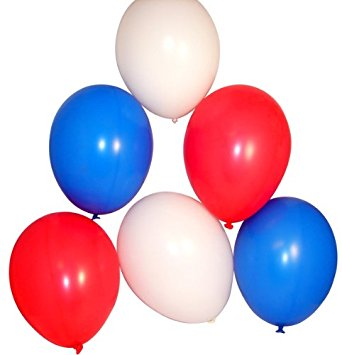
#> input picture Python/test.jpg, 342 x 355 px, given in place of the camera
$ python camera.py   (older library calls are emulated)
#> lines starting #> are read from the running program, lines starting #| are printed output that depends on the picture; after the words box and inside, x2 and y2 are one past the last pixel; in counts of white or black regions, pixels touching at a corner belong together
import numpy as np
import cv2
import matplotlib.pyplot as plt
import serial
import time
import math

ser = serial.Serial()
ser.baudrate = 115200
ser.port = 'COM7'
ser.open()
print(ser)

red_low_1 = np.array([0, 150, 95])
red_high_1 = np.array([10, 255, 255])
red_low_2 = np.array([0, 150, 95])
red_high_2 = np.array([160, 255, 255])
green_low = np.array([40, 20, 200])
green_high = np.array([90, 255, 255])
orange_low = np.array([10, 80, 120])
orange_high = np.array([40, 255, 255])
white_low = np.array([0, 0, 240])
white_high = np.array([179, 10, 255])
blue_low = np.array([50, 170, 100])
blue_high = np.array([130, 255, 255])

nbrBlueBal = 5
nbrWhiteBal = 5

blueThreshold = 550
whiteThreshold = 550
dif = 150
mov = 50
# CAMERA
cap = cv2.VideoCapture(0)

frame_count = 0
frame_of_action = 30

while (1):
    time.sleep(0.05)
    frame_count += 1
    if frame_count == frame_of_action:
        frame_count = 0
    # Capture the scene; detect blue, white and green; detect contours; compute centers;

    _, frame = cap.read()
#> frame is the input picture: shape (355, 342, 3); mean B, G, R 203.1, 181.5, 211.1
    imhsv = cv2.cvtColor(frame, cv2.COLOR_BGR2HSV)
#> imhsv: shape (355, 342, 3); mean H, S, V 66.8, 86.4, 245.2
    imc = frame.copy()

    # blue contours and centroids
    mask1 = cv2.inRange(imhsv, blue_low, blue_high)
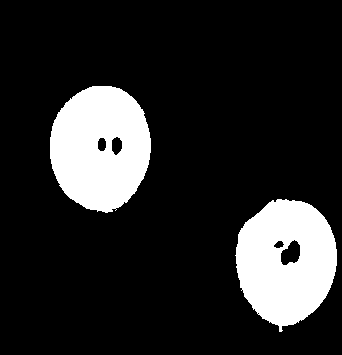
#> mask1: shape (355, 342); 15.9% white; 2 white regions

    image, contours, hierarchy = cv2.findContours(mask1, cv2.RETR_EXTERNAL, cv2.CHAIN_APPROX_SIMPLE)
#> contours = 2 contours; box (x1, y1, x2, y2) and area: (50, 86, 151, 213) 9821, (235, 199, 337, 332) 9784
    contours_blue = sorted(contours, key=cv2.contourArea, reverse=True)
#> contours_blue has the same summary as contours
    contours_blue = [cnt for cnt in contours_blue if cv2.contourArea(cnt) > blueThreshold]
    for cnt in contours_blue:
        imc = cv2.drawContours(imc, [cnt], 0, (255, 0, 0), 3)
#> this loop made 2 passes
#> pass 2, `imc = cv2.drawContours(imc, [cnt], 0, (255, 0, 0), 3)`:
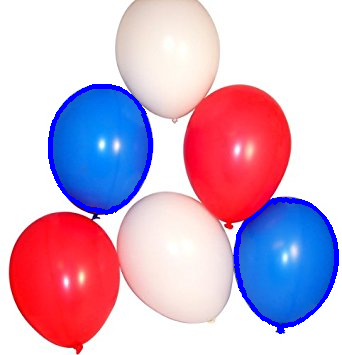
#> imc: shape (355, 342, 3); mean B, G, R 205.3, 179, 209.2
    moments = [cv2.moments(cnt) for cnt in contours_blue]
#> moments = 2 items
    centroids_blue = []
    for m in moments:
        try:
            centroids_blue += [(int(round(m['m10'] / m['m00'])), int(round(m['m01'] / m['m00'])))]
        except:
            pass
#> this loop made 2 passes
#> centroids_blue on passes 1 to 2: [(100, 147)], [(100, 147), (286, 261)]
    for c in centroids_blue:
        cv2.circle(imc, c, 3, (200, 0, 0))
#> this loop made 2 passes
#> c on passes 1 to 2: (100, 147), (286, 261)
#> imc: shape (355, 342, 3); 0.03% of pixels changed, all inside (x1, y1, x2, y2) = (97, 144, 290, 265)

    # white contours and centroids
    mask2 = cv2.inRange(imhsv, white_low, white_high)
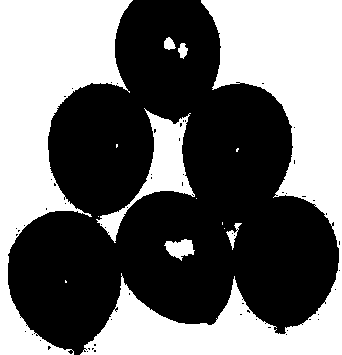
#> mask2: shape (355, 342); 44.1% white; 14 white regions (7 under 20 px)

    image, contours, hierarchy = cv2.findContours(mask2, cv2.RETR_EXTERNAL, cv2.CHAIN_APPROX_SIMPLE)
#> contours = 14 contours, 7 with area under 20; largest, box (x1, y1, x2, y2) and area: (80, 0, 342, 355) 28065, (0, 0, 133, 355) 20308, (96, 108, 195, 243) 3034, (164, 239, 195, 261) 364, (226, 223, 242, 250) 102, (164, 37, 176, 50) 90, (178, 43, 188, 59) 84
    contours_white = sorted(contours, key=cv2.contourArea, reverse=True)
#> contours_white has the same summary as contours
    contours_white = [cnt for cnt in contours_white if cv2.contourArea(cnt) > whiteThreshold]
#> contours_white = 3 contours; box (x1, y1, x2, y2) and area: (80, 0, 342, 355) 28065, (0, 0, 133, 355) 20308, (96, 108, 195, 243) 3034
    for cnt in contours_white:
        imc = cv2.drawContours(imc, [cnt], 0, (200, 200, 255), 3)
#> this loop made 3 passes
#> pass 1, `imc = cv2.drawContours(imc, [cnt], 0, (200, 200, 255), 3)`:
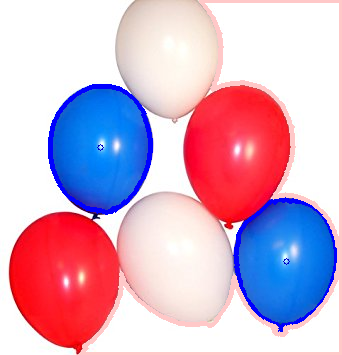
#> imc: shape (355, 342, 3); mean B, G, R 203.2, 177.8, 210.4
#> pass 2, `imc = cv2.drawContours(imc, [cnt], 0, (200, 200, 255), 3)`:
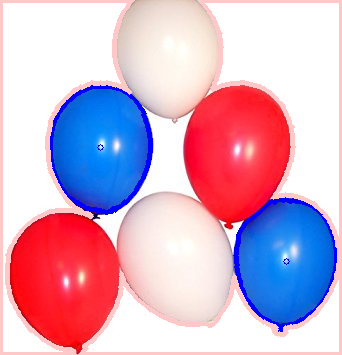
#> imc: shape (355, 342, 3); 3.39% of pixels changed, all inside (x1, y1, x2, y2) = (0, 0, 135, 355)
#> pass 3, `imc = cv2.drawContours(imc, [cnt], 0, (200, 200, 255), 3)`:
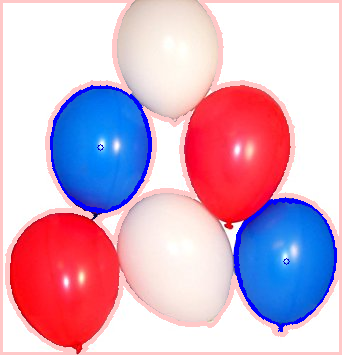
#> imc: shape (355, 342, 3); 1.55% of pixels changed, all inside (x1, y1, x2, y2) = (94, 106, 197, 245)
    moments = [cv2.moments(cnt) for cnt in contours_white]
#> moments = 3 items
    centroids_white = []
    for m in moments:
        try:
            centroids_white += [(int(round(m['m10'] / m['m00'])), int(round(m['m01'] / m['m00'])))]
        except:
            pass
#> this loop made 3 passes
#> centroids_white on passes 1 to 3: [(265, 175)], [(265, 175), (42, 118)], [(265, 175), (42, 118), (159, 167)]
    for c in centroids_white:
        cv2.circle(imc, c, 3, (200, 200, 200))
#> this loop made 3 passes
#> c on passes 1 to 3: (265, 175), (42, 118), (159, 167)
#> imc: shape (355, 342, 3); 0.04% of pixels changed, all inside (x1, y1, x2, y2) = (39, 115, 269, 179)


    # BELOW ROBOT DETECTION

    # orange contours and centroids
    mask4 = cv2.inRange(imhsv, orange_low, orange_high)
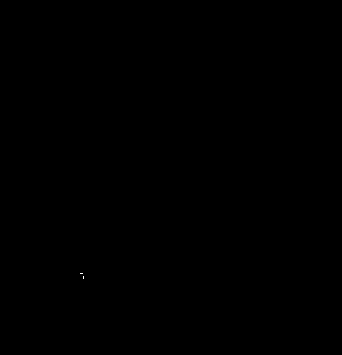
#> mask4: shape (355, 342); 0% white in thin lines or dots, all inside (x1, y1, x2, y2) = (80, 273, 84, 279)

    image, contours, hierarchy = cv2.findContours(mask4, cv2.RETR_EXTERNAL, cv2.CHAIN_APPROX_SIMPLE)
#> contours = 2 contours, all with area under 20
    contours_orange = sorted(contours, key=cv2.contourArea, reverse=True)[:1]
#> contours_orange = [[[83, 276], [83, 278]]]
    for cnt in contours_orange:
        imc = cv2.drawContours(imc, [cnt], 0, (0, 0, 255), 3)
#> this loop made 1 pass
#> cnt on pass 1: [[83, 276], [83, 278]]
    moments = [cv2.moments(cnt) for cnt in contours_orange]
#> moments = 1 item
    centroids_orange = []
    for m in moments:
        try:
            centroids_orange += [(int(round(m['m10'] / m['m00'])), int(round(m['m01'] / m['m00'])))]
        except:
            pass
#> this loop made 1 pass
#> after the loop, centroids_orange = []
    for c in centroids_orange:
        cv2.circle(imc, c, 3, (0, 0, 200))
#> this loop made 0 passes

    # green (robot) contours and centroids
    mask3 = cv2.inRange(imhsv, green_low, green_high)
#> mask3: shape (355, 342); 0.02% white in thin lines or dots, all inside (x1, y1, x2, y2) = (70, 143, 336, 353)

    image, contours, hierarchy = cv2.findContours(mask3, cv2.RETR_EXTERNAL, cv2.CHAIN_APPROX_SIMPLE)
#> contours = 5 contours, all with area under 20
    contours_green = sorted(contours, key=cv2.contourArea, reverse=True)[:1]
#> contours_green = [[[285, 255], [284, 256], [284, 259], [285, 259]]]
    for cnt in contours_green:
        imc = cv2.drawContours(imc, [cnt], 0, (0, 255, 0), 3)
#> this loop made 1 pass
#> cnt on pass 1: [[285, 255], [284, 256], [284, 259], [285, 259]]
    moments = [cv2.moments(cnt) for cnt in contours_green]
    centroids_green = []
    for m in moments:
        try:
            centroids_green += [(int(round(m['m10'] / m['m00'])), int(round(m['m01'] / m['m00'])))]
        except:
            pass
#> this loop made 1 pass
#> centroids_green on pass 1: [(285, 257)]
    for c in centroids_green:
        cv2.circle(imc, c, 3, (0, 200, 0))
#> this loop made 1 pass
#> imc: shape (355, 342, 3); mean B, G, R 201.2, 176.9, 211.7


    # OUTPUT COMMANDS VIA SERIAL


    dist_white = []
    white_tuples = []

    def getKey(item):
        return item[1]

    # [15 lines of commented-out code are left out]


    try:
        op = centroids_orange[0]
        gp = centroids_green[0]


        gov = np.array(op) - np.array(gp)
        opposition = np.array([-gov[1], gov[0]])

        wp = centroids_white[0]
        cv2.circle(imc, wp, 10, (150, 100, 100))
        gwv = np.array(wp) - np.array(gp)

        dp = np.dot(gwv, gov)
        op = np.dot(gwv, opposition)
        maxdp = np.linalg.norm(gwv) * np.linalg.norm(gov)

        print(maxdp - dp)

        if maxdp - dp < dif:
            print(1)
            ser.write(b'w')
        else:
            print(0)
            if op < 0:
                ser.write(b'a')
            if op > 0:
                ser.write(b'd')
                # show the final frame
    except IndexError as e:
        print(e)
        ser.write(b'z')
    ser.flushInput()
    ser.flushOutput()

    cv2.imshow('c', imc)
    if cv2.waitKey(1) & 0xFF == ord('q'):
#> (key q is pressed here)
        break

cv2.destroyAllWindows(

)
